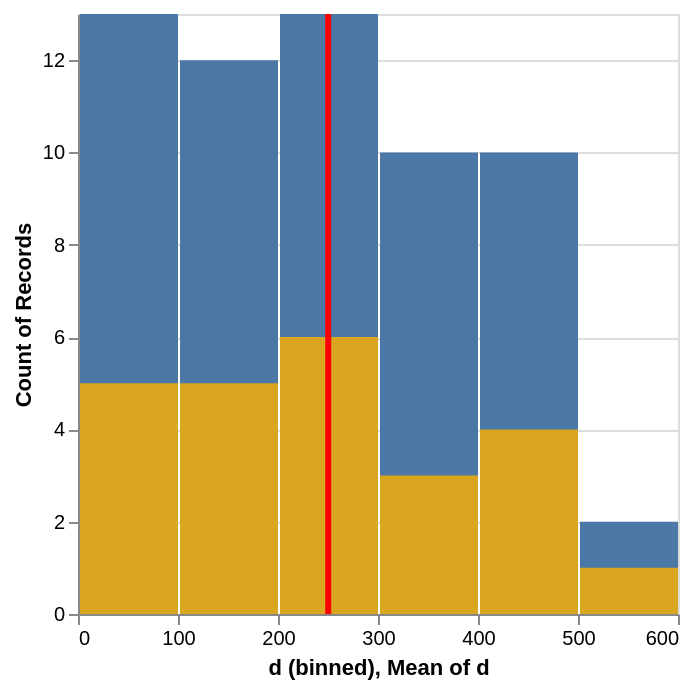

Specify this chart in Vega-Lite:
### Vega-Lite specification from a JSON file in a GitHub repository (floating-point values rounded to 4 significant figures)
{"data": {"values": [{"d": 0, "e": 0}, {"d": 40, "e": 13}, {"d": 80, "e": 6}, {"d": 120, "e": 19}, {"d": 160, "e": 12}, {"d": 200, "e": 5}, {"d": 240, "e": 18}, {"d": 259, "e": 11}, {"d": 299, "e": 4}, {"d": 339, "e": 17}, {"d": 379, "e": 10}, {"d": 419, "e": 3}, {"d": 459, "e": 16}, {"d": 499, "e": 9}, {"d": 18, "e": 2}, {"d": 58, "e": 15}, {"d": 98, "e": 8}, {"d": 138, "e": 1}, {"d": 178, "e": 14}, {"d": 218, "e": 7}, {"d": 258, "e": 0}, {"d": 277, "e": 13}, {"d": 317, "e": 6}, {"d": 357, "e": 19}, {"d": 397, "e": 12}, {"d": 437, "e": 5}, {"d": 477, "e": 18}, {"d": 517, "e": 11}, {"d": 36, "e": 4}, {"d": 76, "e": 17}, {"d": 116, "e": 10}, {"d": 156, "e": 3}, {"d": 196, "e": 16}, {"d": 236, "e": 9}, {"d": 276, "e": 2}, {"d": 295, "e": 15}, {"d": 335, "e": 8}, {"d": 375, "e": 1}, {"d": 415, "e": 14}, {"d": 455, "e": 7}, {"d": 495, "e": 0}, {"d": 35, "e": 13}, {"d": 54, "e": 6}, {"d": 94, "e": 19}, {"d": 134, "e": 12}, {"d": 174, "e": 5}, {"d": 214, "e": 18}, {"d": 254, "e": 11}, {"d": 294, "e": 4}, {"d": 313, "e": 17}, {"d": 353, "e": 10}, {"d": 393, "e": 3}, {"d": 433, "e": 16}, {"d": 473, "e": 9}, {"d": 513, "e": 2}, {"d": 53, "e": 15}, {"d": 72, "e": 8}, {"d": 112, "e": 1}, {"d": 152, "e": 14}, {"d": 192, "e": 7}]}, "layer": [{"mark": "bar", "encoding": {"x": {"field": "d", "bin": true, "type": "quantitative"}, "y": {"aggregate": "count"}}}, {"transform": [{"filter": "datum.e < 8"}], "mark": "bar", "encoding": {"x": {"field": "d", "bin": true, "type": "quantitative"}, "y": {"aggregate": "count"}, "color": {"value": "goldenrod"}}}, {"mark": "rule", "encoding": {"x": {"aggregate": "mean", "field": "d"}, "color": {"value": "red"}, "size": {"value": 3}}}]}
